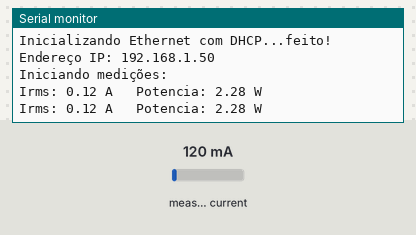
The sketch below on a simulated Arduino Uno, built with avr-gcc and run on an emulated ATmega328P. On the bench: the last lines printed to the serial monitor. The inputs (shaded band) are chosen by the test bench; at power-on: measured current 120 mA. WiFi joins after 1.5 s; servers stay silent unless stated.

Above: at 17.3 s.
17.4 s: measured current set to 40 mA
At 18.7 s:
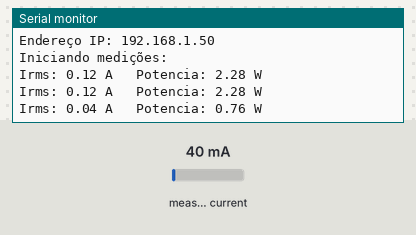
18.9 s: measured current set to 500 mA
At 19.3 s:
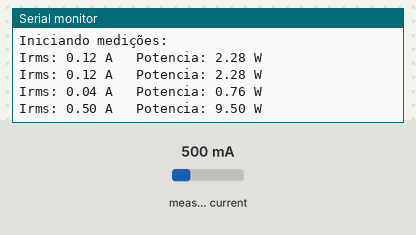
Timing chart, 0 to 21.9 s (numbered marks = the images above; inputs shaded):
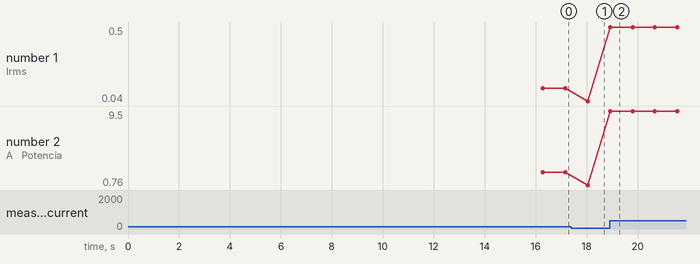

The sketch:

01._programa__o_eletrotec.ino
```cpp
// BIBLIOTECAS NECESSÁRIAS
#include <EmonLib.h>    // Emon Library : cálculos para os sensores.
#include <SPI.h>        // SPI Library : necessária para o Shield Ethernet.
#include <Ethernet.h>   // Ethernet Library : para o comunicação com a nuvem.

#define BLYNK_PRINT Serial // Enviar dados para o Serial
#include <BlynkSimpleEthernet.h> //Conexão do blynk com a internet


// VARIÁVEIS GLOBAIS
EnergyMonitor emon1;    // Uma instância de um monitor de energial da Emon Library.
const int CT_PIN = 1;   // Pino onde está conectado o sinal do sensor de corrente.

byte ip[]   = {192, 168,  1, 191};                    // ip address (if dhcp not used)
byte gw[]   = {192, 168,  1,  1};                     // gateway address
byte ns[]   = {  8,  8,  8,  8};                      // name server address
byte sub[]  = {255, 255, 255,  0};                    // network mask
byte mac[]  = { 0x90, 0xA2, 0xDA, 0x0E, 0x04, 0x21 }; // Endereço MAC do Shield Ethernet (olhe atrás dele).
EthernetClient client;    // Uma instância de um cliente TCP (usaremos eles para enviar os dados).


char auth[] = "19b3310e0c7343dd98ec73ca5482c6ec"; //Token (de e-mail) que serve para acesso do app

void setup()
{
  delay(10000);
  // Prepara a porta serial para ser utilizada para depuração.
  Serial.begin(9600);
  Serial.println("\n\nTCC ELETROTEC... CARREGANDO!");

  // Inicializa o monitor de energia.
  emon1.current(CT_PIN, 64);    // Calibração do sensor (deveria ser 111.1 para o SCT-013-100).

  // Inicializa o Shield Ethernet utilizando DHCP.
  Serial.print("Inicializando Ethernet com DHCP...");
  if (Ethernet.begin(mac) == 0) {
    Serial.println("falhou.");
    Serial.print("Inicializando com IP fixo...");
    Ethernet.begin(mac, ip, ns, gw, sub);
    Serial.println("feito!");
    //Serial.println("Aplicação interrompida.");
    //while(1);   // Fica em loop indefinidamente (aplicação interrompida).
  }
  else
  {
    Serial.println("feito!");
  }
  delay(1000);
  Serial.print("Endereço IP: ");
  Serial.println(Ethernet.localIP()); // Imprime o endereço IP conseguido.

  Serial.println("Iniciando medições: \n");

  pinMode(1, OUTPUT);

  Blynk.begin(auth);
  Blynk.begin(auth, "blynk-cloud.com", 80);
  //Blynk.begin(auth, IPAddress(45,55,96,146), 8080);
}

// Envia dados para servidor.

void sendData(double Irms, double Potencia)
{

  client.connect("192.168.1.190", 4000); // Conecta no servidor na porta 80 (vamos usar http).
  delay(500);

  if (client.connected()) {
    client.print("GET /medida?");
    client.print("irms=");
    client.print(Irms);
    client.print("&potencia=");
    client.print(Potencia);
    client.println(" HTTP/1.1");
    client.println("Host: 192.168.1.190");
    client.println();
    delay(500);


    while (client.available())
    {
      char c = client.read();
    }

    delay(100);
    client.stop();
    Serial.println("Dados enviados!");
  }
  else
  {
    Serial.println("Falha na conexão.");
  }
}


void loop()
{
  // Mede a corrente usando a biblioteca EmonLib e calcula potência.
  // Imprime dados na serial para depuração.
  double Irms = emon1.calcIrms(1480);  // Mede a corrente RMS.
  double Potencia = Irms * 19.0;   // Calcula a potência aparente (supondo que a rede elétrica esteja em 127 V).
  Serial.print("Irms: ");
  Serial.print(Irms);   // Imprime a corrente na serial.
  Serial.print(" A \t");
  Serial.print("Potencia: ");
  Serial.print(Potencia); // Imprime a potência na serial.
  Serial.print(" W");
  Serial.println();

  // Envia dados para o servidor.
//  sendData(Irms, Potencia);

  // Aguarde 10 segundos e siga em frente.
  delay(700);

  Blynk.run();
}
```

Measured:
- after the input at 17.4 s, the serial monitor: prints a new line after 0.64 s (image 1)
- after the input at 18.9 s, the serial monitor: prints a new line at once (image 2)
- plotted number 1: 0.12 → 0.04 after the input at 17.4 s, 0.04 → 0.5 after the input at 18.9 s
- plotted number 2: 2.28 → 0.76 after the input at 17.4 s, 0.76 → 9.5 after the input at 18.9 s
